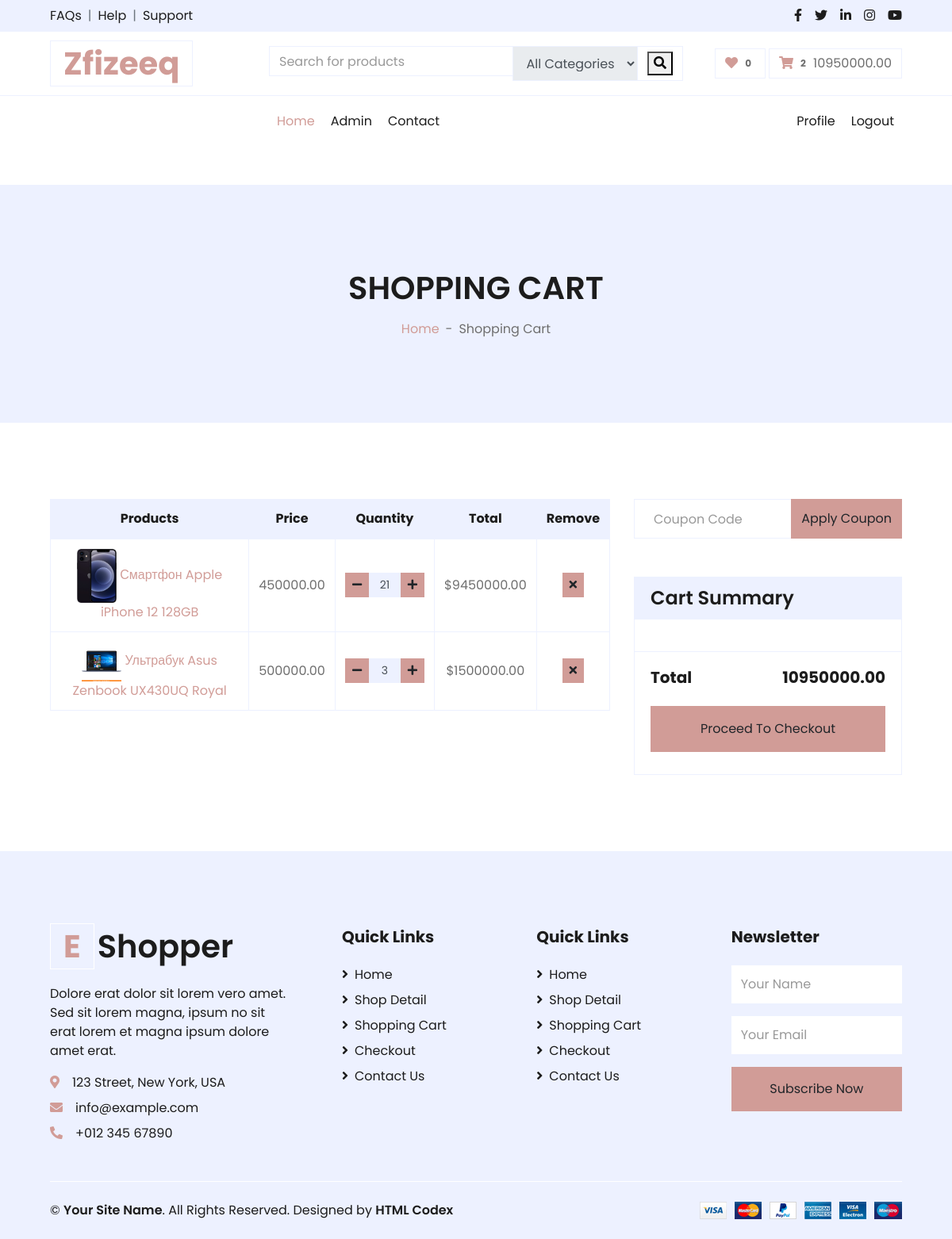
The app's page /order/shopcart/ (signed in) with its own data.
### core/models.py (models this page shows, shortened)
class Setting(models.Model):
    STATUS = (
        ('True', 'True'),
        ('False', 'False'),
    )
    title = models.CharField(max_length=150)
    keywords = models.CharField(max_length=255)
    description = models.CharField(max_length=255)
    company = models.CharField(max_length=50)
    address = models.CharField(blank=True, max_length=100)
    phone = models.CharField(blank=True, max_length=15)
    fax = models.CharField(blank=True, max_length=15)
    email = models.CharField(blank=True, max_length=50)
    smtpserver = models.CharField(blank=True, max_length=50)
    smtpemail = models.CharField(blank=True, max_length=50)
    smtppassword = models.CharField(blank=True, max_length=10)
    smtpport = models.CharField(blank=True, max_length=5)
    icon = models.ImageField(blank=True, upload_to='images/')
    facebook = models.CharField(blank=True, max_length=50)
    instagram = models.CharField(blank=True, max_length=50)
    twitter = models.CharField(blank=True, max_length=50)
    youtube = models.CharField(blank=True, max_length=50)
    aboutus = RichTextField(blank=True)
    contact = RichTextField(blank=True)
    references = RichTextField(blank=True)
    status = models.CharField(max_length=10, choices=STATUS)
    create_at = models.DateTimeField(auto_now_add=True)
    update_at = models.DateTimeField(auto_now=True)

### order/models.py (models this page shows, shortened)
class ShopCart(models.Model):
    user = models.ForeignKey(User, on_delete=models.SET_NULL, null=True)
    product = models.ForeignKey(Product, on_delete=models.SET_NULL, null=True)
    quantity = models.IntegerField()
    @property
    def price(self):
        return self.product.price
    @property
    def amount(self):
        return self.quantity * self.price

### product/models.py (models this page shows, shortened)
class Product(models.Model):
    STATUS = (
        ('True', 'True'),
        ('False', 'False'),
    )
    category = models.ForeignKey(Category, on_delete=models.CASCADE)
    title = models.CharField(max_length=150)
    keywords = models.CharField(max_length=255)
    description = models.TextField(max_length=255)
    image = models.ImageField(upload_to='images/', null=False)
    price = models.DecimalField(max_digits=12, decimal_places=2, default=0)
    amount = models.IntegerField(default=0)
    minamount = models.IntegerField()
    detail = RichTextField()  # models.TextField()
    slug = models.SlugField(null=False, unique=True)
    status = models.CharField(max_length=10, choices=STATUS)
    create_at = models.DateTimeField(auto_now_add=True)
    update_at = models.DateTimeField(auto_now=True)

### order/views.py (the view)
# urls.py: path('shopcart/', shopcart, name='shopcart'),
def shopcart(request):
    setting = Setting.objects.filter(status=True).first()
    category = Category.objects.all()
    current_shopcart = ShopCart.objects.filter(user_id=request.user.id)
    total = 0
    for sc in current_shopcart:
        total += sc.product.price * sc.quantity
    context = {
        'setting': setting,
        'category': category,
        'shopcart': current_shopcart,
        'total': total
    }
    return render(request, 'core/cart.html', context)

### templates/core/cart.html (shortened to what this page needs)
{% extends 'core/layout.html' %}
{% load static %}
{% block content %}
    <div class="container-fluid bg-secondary mb-5">
        <div class="d-flex flex-column align-items-center justify-content-center" style="min-height: 300px">
            <h1 class="font-weight-semi-bold text-uppercase mb-3">Shopping Cart</h1>
            <div class="d-inline-flex">
                <p class="m-0"><a href="">Home</a></p>
                <p class="m-0 px-2">-</p>
                <p class="m-0">Shopping Cart</p>
            </div>
        </div>
    </div>
    <div class="container-fluid pt-5">
        <div class="row px-xl-5">
            <div class="col-lg-8 table-responsive mb-5">
                <table class="table table-bordered text-center mb-0">
                    <thead class="bg-secondary text-dark">
                        <tr>
                            <th>Products</th>
                            <th>Price</th>
                            <th>Quantity</th>
                            <th>Total</th>
                            <th>Remove</th>
                        </tr>
                    </thead>
                    <tbody class="align-middle">
                        {% for sc in shopcart %}
                        <tr>
                            <td class="align-middle">
                                <img src="{{ sc.product.image.url }}" alt="" style="width: 50px;">
                                <a href="/p/products/{{sc.product.id}}/{{sc.product.slug}}">{{sc.product.title}}</a>
                            </td>
                            <td class="align-middle">{{sc.product.price}}</td>
                            <td class="align-middle">
                                <div class="input-group quantity mx-auto" style="width: 100px;">
                                    <div class="input-group-btn">
                                        <button class="btn btn-sm btn-primary btn-minus" >
                                        <i class="fa fa-minus"></i>
                                        </button>
                                    </div>
                                    <input type="text" class="form-control form-control-sm bg-secondary text-center" value="{{sc.quantity}}">
                                    <div class="input-group-btn">
                                        <button class="btn btn-sm btn-primary btn-plus">
                                            <i class="fa fa-plus"></i>
                                        </button>
                                    </div>
                                </div>
                            </td>
                            <td class="align-middle">${{sc.amount}}</td>
                            <td class="align-middle"><a href="/order/shopcart/deleteitem/{{ sc.id }}" class="btn btn-sm btn-primary" onclick="return confirm('Are you sure delete? {{ sc.product.title }} from shopcart')"><i class="fa fa-times"></i></a></td>
                        </tr>
                        {% endfor %}
                    </tbody>
                </table>
            </div>
            <div class="col-lg-4">
                <form class="mb-5" action="">
                    <div class="input-group">
                        <input type="text" class="form-control p-4" placeholder="Coupon Code">
                        <div class="input-group-append">
                            <button class="btn btn-primary">Apply Coupon</button>
                        </div>
                    </div>
                </form>
                <div class="card border-secondary mb-5">
                    <div class="card-header bg-secondary border-0">
                        <h4 class="font-weight-semi-bold m-0">Cart Summary</h4>
                    </div>
                    <div class="card-body">
                    </div>
                    <div class="card-footer border-secondary bg-transparent">
                        <div class="d-flex justify-content-between mt-2">
                            <h5 class="font-weight-bold">Total</h5>
                            <h5 class="font-weight-bold">{{total}}</h5>
                        </div>
                        <a href="{% url 'checkout' %}" class="btn btn-block btn-primary my-3 py-3">Proceed To Checkout</a>
                    </div>
                </div>
            </div>
        </div>
    </div>
{% endblock %}
{% block footer %}
    {% include 'core/footer.html' %}
{% endblock %}

### templates/core/header.html (shortened to what this page needs)
{% load mptt_tags %}
    <link rel="stylesheet" href="https://ajax.googleapis.com/ajax/libs/jqueryui/1.11.4/themes/smoothness/jquery-ui.css">
    <div class="container-fluid">
        <div class="row bg-secondary py-2 px-xl-5">
            <div class="col-lg-6 d-none d-lg-block">
                <div class="d-inline-flex align-items-center">
                    <a class="text-dark" href="">FAQs</a>
                    <span class="text-muted px-2">|</span>
                    <a class="text-dark" href="">Help</a>
                    <span class="text-muted px-2">|</span>
                    <a class="text-dark" href="">Support</a>
                </div>
            </div>
            <div class="col-lg-6 text-center text-lg-right">
                <div class="d-inline-flex align-items-center">
                    <a class="text-dark px-2" href="">
                        <i class="fab fa-facebook-f"></i>
                    </a>
                    <a class="text-dark px-2" href="">
                        <i class="fab fa-twitter"></i>
                    </a>
                    <a class="text-dark px-2" href="">
                        <i class="fab fa-linkedin-in"></i>
                    </a>
                    <a class="text-dark px-2" href="">
                        <i class="fab fa-instagram"></i>
                    </a>
                    <a class="text-dark pl-2" href="">
                        <i class="fab fa-youtube"></i>
                    </a>
                </div>
            </div>
        </div>
        <div class="row align-items-center py-3 px-xl-5">
            <div class="col-lg-3 d-none d-lg-block">
                <a href="{% url 'core:index' %}" class="text-decoration-none">
                    <h1 class="m-0 display-5 font-weight-semi-bold"><span class="text-primary font-weight-bold border px-3 mr-1">{{setting.company}}</span></h1>
                </a>
            </div>
            <div class="col-lg-6 col-6 text-left">
                <form method="POST" action="{% url 'core:search' %}">
                    <div class="input-group">
                        <input id="query" name="query" type="text" class="form-control" placeholder="Search for products">
                        <div class="input-group-append">
                            <select id="cat" name="cat" class="input-group-text">
                                <option value="0">All Categories</option>
                            </select>
                            <span class="input-group-text bg-transparent text-primary">
                                <button type="submit"><i class="fa fa-search"></i></button>
                            </span>
                        </div>
                    </div>
                </form>
            </div>
            <div class="col-lg-3 col-6 text-right">
                <a href="" class="btn border">
                    <i class="fas fa-heart text-primary"></i>
                    <span class="badge">0</span>
                </a>
                <a href="/order/shopcart/" class="btn border">
                    <i class="fas fa-shopping-cart text-primary"></i>
                    <span class="badge">{{shopcart|length}}</span>
                    <span>{{ total }}</span>
                </a>
            </div>
        </div>
    </div>

### records on screen
Setting: company "Zfizeeq"
ShopCart: product.image (picture), product "Смартфон Apple iPhone 12 128GB", product.price "450000.00", quantity "21", amount "9450000.00"
ShopCart: product.image (picture), product "Ультрабук Asus Zenbook UX430UQ Royal", product.price "500000.00", quantity "3", amount "1500000.00"

### other values on screen
{{ shopcart|length }} "2"
{{ total }} "10950000.00"
